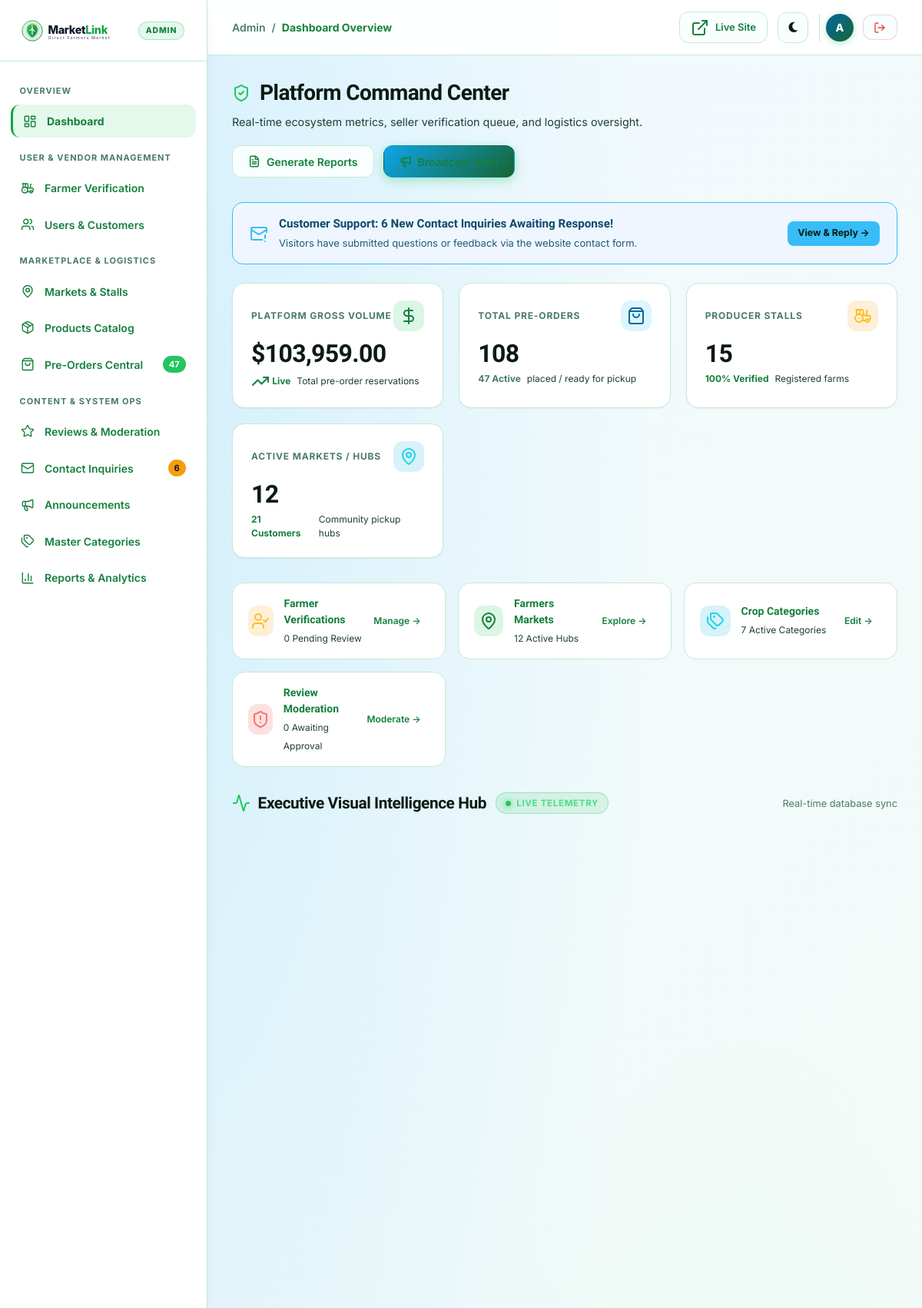
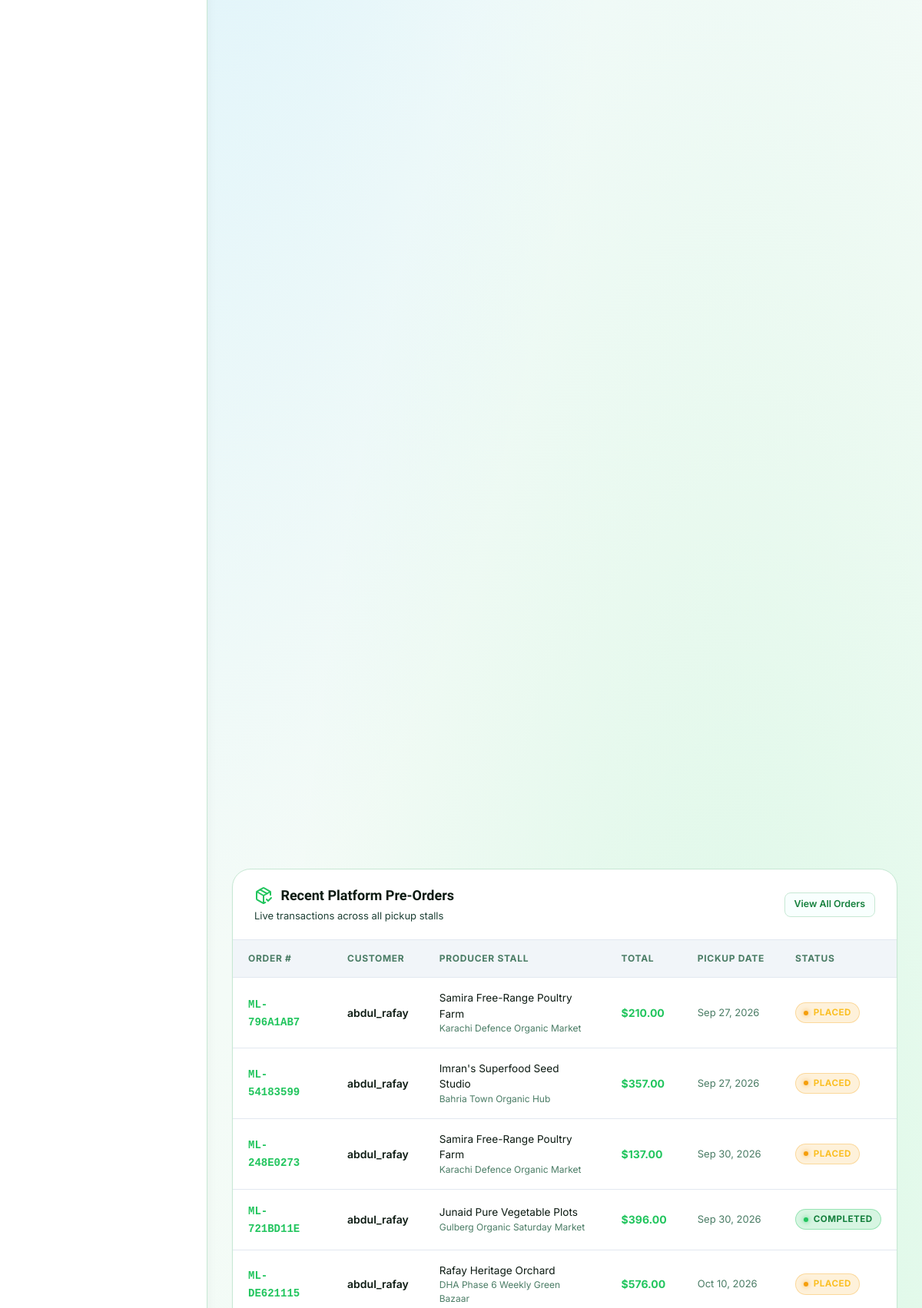
The page /admin/dashboard.php (signed in, upper part) on the database its author committed (2 pictures, top to bottom).
### tables this page shows
CREATE TABLE `orders` (
  `order_id` int(11) NOT NULL,
  `order_number` varchar(30) NOT NULL,
  `customer_id` int(11) NOT NULL,
  `farmer_id` int(11) NOT NULL,
  `market_id` int(11) NOT NULL,
  `stall_id` int(11) NOT NULL,
  `pickup_slot_id` int(11) NOT NULL,
  `total_amount` decimal(10,2) NOT NULL,
  `order_status` enum('placed','accepted','ready_for_pickup','completed','cancelled','declined') DEFAULT 'placed',
  `pickup_date` date NOT NULL,
  `cancellation_reason` varchar(255) DEFAULT NULL,
  `created_at` datetime DEFAULT current_timestamp(),
  `updated_at` datetime DEFAULT current_timestamp() ON UPDATE current_timestamp()
);

CREATE TABLE `users` (
  `user_id` int(11) NOT NULL,
  `username` varchar(50) NOT NULL,
  `email` varchar(100) NOT NULL,
  `password_hash` varchar(255) NOT NULL,
  `role` enum('admin','farmer','customer') NOT NULL,
  `status` enum('active','suspended','inactive') DEFAULT 'active',
  `phone_number` varchar(20) DEFAULT NULL,
  `profile_image` varchar(255) DEFAULT NULL,
  `created_at` datetime DEFAULT current_timestamp(),
  `updated_at` datetime DEFAULT current_timestamp() ON UPDATE current_timestamp()
);

CREATE TABLE `farmer_profiles` (
  `farmer_id` int(11) NOT NULL,
  `stall_name` varchar(120) NOT NULL,
  `contact_person` varchar(100) NOT NULL,
  `business_phone` varchar(20) NOT NULL,
  `business_email` varchar(100) DEFAULT NULL,
  `description` text DEFAULT NULL,
  `address` text NOT NULL,
  `latitude` decimal(10,8) NOT NULL,
  `longitude` decimal(11,8) NOT NULL,
  `order_cutoff_time` time DEFAULT '18:00:00',
  `approval_status` enum('pending','approved','rejected','suspended') DEFAULT 'pending',
  `created_at` datetime DEFAULT current_timestamp(),
  `updated_at` datetime DEFAULT current_timestamp() ON UPDATE current_timestamp()
);

CREATE TABLE `markets` (
  `market_id` int(11) NOT NULL,
  `market_name` varchar(100) NOT NULL,
  `address` text NOT NULL,
  `city` varchar(50) DEFAULT 'Local City',
  `state` varchar(50) DEFAULT 'State',
  `postal_code` varchar(20) DEFAULT NULL,
  `latitude` decimal(10,8) NOT NULL,
  `longitude` decimal(11,8) NOT NULL,
  `operating_days` varchar(100) NOT NULL,
  `operating_hours` varchar(100) NOT NULL,
  `status` enum('active','inactive') DEFAULT 'active',
  `created_by` int(11) DEFAULT NULL,
  `created_at` datetime DEFAULT current_timestamp()
);

### admin/dashboard.php (the view, shortened to what this page needs)
<?php
require_once __DIR__ . '/includes/admin_header.php';
try {
    $totalGrossRevenue = (float)$pdo->query("SELECT COALESCE(SUM(total_amount), 0) FROM orders WHERE order_status NOT IN ('cancelled', 'declined')")->fetchColumn();
    $totalOrders = (int)$pdo->query("SELECT COUNT(*) FROM orders")->fetchColumn();
    $totalFarmers = (int)$pdo->query("SELECT COUNT(*) FROM farmer_profiles")->fetchColumn();
    $pendingApprovals = (int)$pdo->query("SELECT COUNT(*) FROM farmer_profiles WHERE approval_status = 'pending'")->fetchColumn();
    $totalCustomers = (int)$pdo->query("SELECT COUNT(*) FROM users WHERE role = 'customer'")->fetchColumn();
    $totalMarkets = (int)$pdo->query("SELECT COUNT(*) FROM markets WHERE status = 'active'")->fetchColumn();
    $catDistStmt = $pdo->query("
        SELECT pc.category_name, COUNT(p.product_id) as product_count
        FROM product_categories pc
        LEFT JOIN products p ON pc.category_id = p.category_id
        WHERE pc.is_active = 1
        GROUP BY pc.category_id
        ORDER BY product_count DESC
        LIMIT 7
    ");
    $catDistRows = $catDistStmt->fetchAll(PDO::FETCH_ASSOC);
    $catLabels = [];
    foreach ($catDistRows as $cd) {
        $catLabels[] = $cd['category_name'];
    }
    $recentOrders = $pdo->query("SELECT o.order_id, o.order_number, o.total_amount, o.order_status, o.pickup_date, o.created_at,
                                        u.username as customer_name,
                                        fp.stall_name as farmer_stall,
                                        m.market_name
                                 FROM orders o
                                 JOIN users u ON o.customer_id = u.user_id
                                 JOIN farmer_profiles fp ON o.farmer_id = fp.farmer_id
                                 JOIN markets m ON o.market_id = m.market_id
                                 ORDER BY o.created_at DESC LIMIT 7")->fetchAll();
} catch (Exception $e) {
    error_log("Dashboard query error: " . $e->getMessage());
}
?>
<div class="admin-page-header">
  <div class="admin-page-title-group">
    <h1>
      <i data-lucide="shield-check" style="color:var(--admin-accent);"></i>
      Platform Command Center
    </h1>
    <p>Real-time ecosystem metrics, seller verification queue, and logistics oversight.</p>
  </div>
  <div class="admin-header-actions">
    <a href="<?= BASE_URL ?>/admin/reports.php" class="admin-btn admin-btn-secondary">
      <i data-lucide="file-text"></i>
      <span>Generate Reports</span>
    </a>
    <a href="<?= BASE_URL ?>/admin/announcements.php" class="admin-btn admin-btn-primary">
      <i data-lucide="megaphone"></i>
      <span>Broadcast Alert</span>
    </a>
  </div>
</div>
<?php if (!empty($unreadInquiriesCount) && $unreadInquiriesCount > 0): ?>
  <div class="admin-alert-banner" style="background:rgba(56, 189, 248, 0.12); border:1.5px solid #38bdf8; color:#7dd3fc; margin-bottom:1.5rem; display:flex; justify-content:space-between; align-items:center; padding:1rem 1.4rem; border-radius:14px;">
    <div style="display:flex; align-items:center; gap:0.85rem;">
      <i data-lucide="mail-warning" style="width:24px; height:24px; color:#38bdf8;"></i>
      <div>
        <strong style="display:block; font-size:0.95rem; font-family:var(--font-heading); color:#f0f9ff;">
          Customer Support: <?= $unreadInquiriesCount ?> New Contact <?= $unreadInquiriesCount === 1 ? 'Inquiry' : 'Inquiries' ?> Awaiting Response!
        </strong>
        <span style="font-size:0.8125rem; opacity:0.9; color:#bae6fd;">Visitors have submitted questions or feedback via the website contact form.</span>
      </div>
    </div>
    <a href="<?= BASE_URL ?>/admin/inquiries.php?status=unread" class="admin-btn admin-btn-sm" style="background:#38bdf8; color:#081b14; font-weight:700; border-radius:8px;">
      View &amp; Reply &rarr;
    </a>
  </div>
<?php endif; ?>
<div class="admin-stats-grid">
  <div class="admin-stat-card">
    <div class="admin-stat-header">
      <span class="admin-stat-label">Platform Gross Volume</span>
      <div class="admin-stat-icon-wrapper icon-emerald">
        <i data-lucide="dollar-sign"></i>
      </div>
    </div>
    <div class="admin-stat-value">$<?= number_format($totalGrossRevenue, 2) ?></div>
    <div class="admin-stat-footer">
      <span class="stat-trend positive"><i data-lucide="trending-up"></i> Live</span>
      <span>Total pre-order reservations</span>
    </div>
  </div>
  <div class="admin-stat-card">
    <div class="admin-stat-header">
      <span class="admin-stat-label">Total Pre-Orders</span>
      <div class="admin-stat-icon-wrapper icon-purple">
        <i data-lucide="shopping-bag"></i>
      </div>
    </div>
    <div class="admin-stat-value"><?= number_format($totalOrders) ?></div>
    <div class="admin-stat-footer">
      <span class="stat-trend neutral"><?= $activeOrdersCount ?> Active</span>
      <span>placed / ready for pickup</span>
    </div>
  </div>
  <div class="admin-stat-card">
    <div class="admin-stat-header">
      <span class="admin-stat-label">Producer Stalls</span>
      <div class="admin-stat-icon-wrapper icon-amber">
        <i data-lucide="tractor"></i>
      </div>
    </div>
    <div class="admin-stat-value"><?= number_format($totalFarmers) ?></div>
    <div class="admin-stat-footer">
      <?php if ($pendingApprovals > 0): ?>
        <span class="stat-trend negative" style="color:var(--admin-amber);"><i data-lucide="clock"></i> <?= $pendingApprovals ?> Pending</span>
      <?php else: ?>
        <span class="stat-trend positive">100% Verified</span>
      <?php endif; ?>
      <span>Registered farms</span>
    </div>
  </div>
  <div class="admin-stat-card">
    <div class="admin-stat-header">
      <span class="admin-stat-label">Active Markets / Hubs</span>
      <div class="admin-stat-icon-wrapper icon-cyan">
        <i data-lucide="map-pin"></i>
      </div>
    </div>
    <div class="admin-stat-value"><?= number_format($totalMarkets) ?></div>
    <div class="admin-stat-footer">
      <span class="stat-trend positive"><?= number_format($totalCustomers) ?> Customers</span>
      <span>Community pickup hubs</span>
    </div>
  </div>
</div>
<div class="admin-quick-strip">
  <a href="<?= BASE_URL ?>/admin/farmers.php?status=pending" class="admin-quick-tile">
    <div class="admin-quick-tile-left">
      <div class="admin-stat-icon-wrapper icon-amber">
        <i data-lucide="user-check"></i>
      </div>
      <div>
        <span class="admin-quick-tile-title">Farmer Verifications</span>
        <span class="admin-quick-tile-sub"><?= $pendingApprovals ?> Pending Review</span>
      </div>
    </div>
    <span class="admin-btn admin-btn-sm" style="padding:0.35rem 0.65rem; font-size:0.75rem;">Manage &rarr;</span>
  </a>
  <a href="<?= BASE_URL ?>/admin/markets.php" class="admin-quick-tile">
    <div class="admin-quick-tile-left">
      <div class="admin-stat-icon-wrapper icon-emerald">
        <i data-lucide="map-pin"></i>
      </div>
      <div>
        <span class="admin-quick-tile-title">Farmers Markets</span>
        <span class="admin-quick-tile-sub"><?= $totalMarkets ?> Active Hubs</span>
      </div>
    </div>
    <span class="admin-btn admin-btn-sm" style="padding:0.35rem 0.65rem; font-size:0.75rem;">Explore &rarr;</span>
  </a>
  <a href="<?= BASE_URL ?>/admin/categories.php" class="admin-quick-tile">
    <div class="admin-quick-tile-left">
      <div class="admin-stat-icon-wrapper icon-cyan">
        <i data-lucide="tags"></i>
      </div>
      <div>
        <span class="admin-quick-tile-title">Crop Categories</span>
        <span class="admin-quick-tile-sub"><?= count($catLabels) ?> Active Categories</span>
      </div>
    </div>
    <span class="admin-btn admin-btn-sm" style="padding:0.35rem 0.65rem; font-size:0.75rem;">Edit &rarr;</span>
  </a>
  <a href="<?= BASE_URL ?>/admin/reviews.php" class="admin-quick-tile">
    <div class="admin-quick-tile-left">
      <div class="admin-stat-icon-wrapper icon-rose">
        <i data-lucide="shield-alert"></i>
      </div>
      <div>
        <span class="admin-quick-tile-title">Review Moderation</span>
        <span class="admin-quick-tile-sub"><?= $pendingReviewsCount ?> Awaiting Approval</span>
      </div>
    </div>
    <span class="admin-btn admin-btn-sm" style="padding:0.35rem 0.65rem; font-size:0.75rem;">Moderate &rarr;</span>
  </a>
</div>
<div class="admin-analytics-section">
  <div class="admin-analytics-header">
    <div class="admin-analytics-title-wrap">
      <h2 class="admin-analytics-title">
        <i data-lucide="activity" style="color:var(--admin-accent);"></i>
        Executive Visual Intelligence Hub
      </h2>
      <span class="admin-live-pulse-badge">
        <span class="live-pulse-dot"></span> Live Telemetry
      </span>
    </div>
    <div style="display:flex; align-items:center; gap:0.5rem;">
      <span style="font-size:0.8rem; color:var(--admin-text-subtle);">Real-time database sync</span>
    </div>
  </div>
  <div class="admin-analytics-summary-bar">
  </div>
  <div class="admin-charts-hero-grid">
  </div>
  <div class="admin-charts-triple-grid">
  </div>
</div>
<div class="admin-dashboard-split">
  <div class="admin-card">
    <div class="admin-card-header">
      <div>
        <h3 class="admin-card-title">
          <i data-lucide="package-check" style="color:var(--admin-emerald);"></i>
          Recent Platform Pre-Orders
        </h3>
        <p class="admin-card-subtitle">Live transactions across all pickup stalls</p>
      </div>
      <a href="<?= BASE_URL ?>/admin/orders.php" class="admin-btn admin-btn-secondary admin-btn-sm">
        View All Orders
      </a>
    </div>
    <div class="admin-table-container">
      <table class="admin-table">
        <thead>
          <tr>
            <th>Order #</th>
            <th>Customer</th>
            <th>Producer Stall</th>
            <th>Total</th>
            <th>Pickup Date</th>
            <th>Status</th>
          </tr>
        </thead>
        <tbody>
          <?php if (empty($recentOrders)): ?>
            <tr>
              <td colspan="6" style="text-align:center; padding:2rem; color:var(--admin-text-subtle);">
                No customer orders placed yet.
              </td>
            </tr>
          <?php else: ?>
            <?php foreach ($recentOrders as $o): ?>
              <tr>
                <td>
                  <strong style="color:var(--admin-accent); font-family:monospace;"><?= htmlspecialchars($o['order_number']) ?></strong>
                </td>
                <td style="font-weight:600;"><?= htmlspecialchars($o['customer_name']) ?></td>
                <td>
                  <div style="font-size:0.85rem;"><?= htmlspecialchars($o['farmer_stall']) ?></div>
                  <div style="font-size:0.75rem; color:var(--admin-text-subtle);"><?= htmlspecialchars($o['market_name']) ?></div>
                </td>
                <td style="font-weight:700; color:var(--admin-emerald);">$<?= number_format($o['total_amount'], 2) ?></td>
                <td style="font-size:0.8125rem; color:var(--admin-text-subtle);"><?= date('M d, Y', strtotime($o['pickup_date'])) ?></td>
                <td>
                  <span class="status-pill <?= htmlspecialchars($o['order_status']) ?>">
                    <?= ucwords(str_replace('_', ' ', $o['order_status'])) ?>
                  </span>
                </td>
              </tr>
            <?php endforeach; ?>
          <?php endif; ?>
        </tbody>
      </table>
    </div>
  </div>
</div>
<?php require_once __DIR__ . '/includes/admin_footer.php'; ?>

### assets/css/responsive.css (style rules this page uses)
html, body { width: 100%; max-width: 100%; }
img, video, canvas, svg { max-width: 100%; }
.admin-main, .admin-content, .customer-main, .customer-content, .farmer-main, .farmer-content, .admin-card, .farmer-card, .dashboard-grid-2 > *, .cart-layout-grid > *, .farmer-grid-2-col > *, .farmer-grid-equal-2 > *, .admin-grid-split > *, .hero-grid > *, .bento-grid > *, .contact-layout > *, .auth-layout > * { min-width: 0; }
.admin-table-container, .farmer-table-responsive, .cart-table-responsive, .contrast-table { max-width: 100%; overscroll-behavior-inline: contain; -webkit-overflow-scrolling: touch; scrollbar-width: none; }
.admin-table, .farmer-table, .cart-table-responsive .cart-items-table, .contrast-table table { max-width: none; }
.admin-btn > svg, .admin-btn > i[data-lucide] { width: 1rem; height: 1rem; min-width: 1rem; min-height: 1rem; stroke-width: 2.25; }

### assets/css/ai-assistant.css (style rules this page uses)
:root { --ai-primary: #059669; --ai-primary-hover: #047857; --ai-accent: #0284c7; --ai-gradient: linear-gradient(135deg, #059669 0%, #0284c7 100%); --ai-gradient-header: linear-gradient(135deg, #064e3b 0%, #0c4a6e 100%); --ai-bg-window: rgba(255, 255, 255, 0.96); --ai-bg-messages: #f8fafc; --ai-border: rgba(226, 232, 240, 0.9); --ai-text-main: #0f172a; --ai-text-muted: #64748b; --ai-bot-bubble: #ffffff; --ai-bot-bubble-border: #e2e8f0; --ai-shadow: 0 20px 35px -5px rgba(0, 0, 0, 0.15), 0 10px 15px -5px rgba(0, 0, 0, 0.08); }

### rows shown on the page
orders: order_number "ML-796A1AB7", users.username "abdul_rafay", farmer.stall_name "Samira Free-Range Poultry Farm", market.market_name "Karachi Defence Organic Market", total_amount "210.00", pickup_date "Sep 27, 2026", order_status "PLACED"
orders: order_number "ML-54183599", users.username "abdul_rafay", farmer.stall_name "Imran's Superfood Seed Studio", market.market_name "Bahria Town Organic Hub", total_amount "357.00", pickup_date "Sep 27, 2026", order_status "PLACED"
orders: order_number "ML-248E0273", users.username "abdul_rafay", farmer.stall_name "Samira Free-Range Poultry Farm", market.market_name "Karachi Defence Organic Market", total_amount "137.00", pickup_date "Sep 30, 2026", order_status "PLACED"
orders: order_number "ML-721BD11E", users.username "abdul_rafay", farmer.stall_name "Junaid Pure Vegetable Plots", market.market_name "Gulberg Organic Saturday Market", total_amount "396.00", pickup_date "Sep 30, 2026", order_status "COMPLETED"
orders: order_number "ML-DE621115", users.username "abdul_rafay", farmer.stall_name "Rafay Heritage Orchard", market.market_name "DHA Phase 6 Weekly Green Bazaar", total_amount "576.00", pickup_date "Oct 10, 2026", order_status "PLACED"

### other values the page prints
$activeOrdersCount "47"
$unreadInquiriesCount "6"
$pageTitle "Dashboard Overview"
substr($adminUsername, 0, 1) "A"
$totalGrossRevenue "103,959.00"
$totalOrders "108"
$totalFarmers "15"
$totalMarkets "12"
$totalCustomers "21"
$pendingApprovals "0"
count($catLabels) "7"
$pendingReviewsCount "0"
